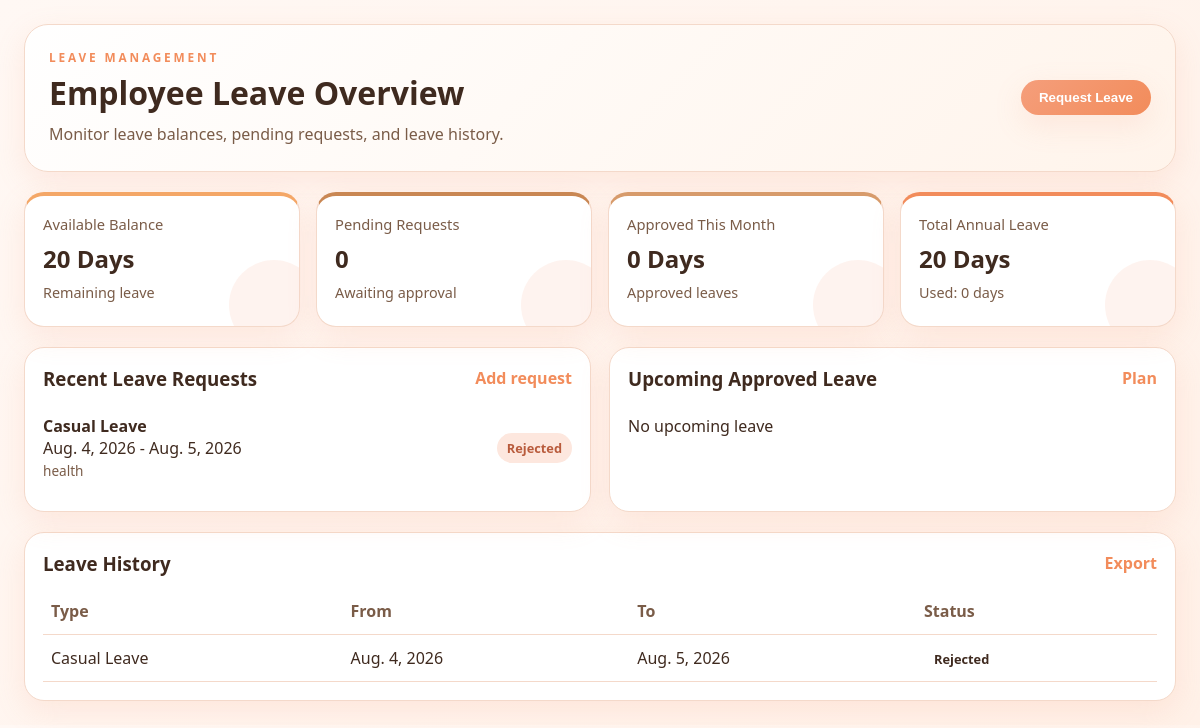
Before: /leave/ (signed in) with the older database file.
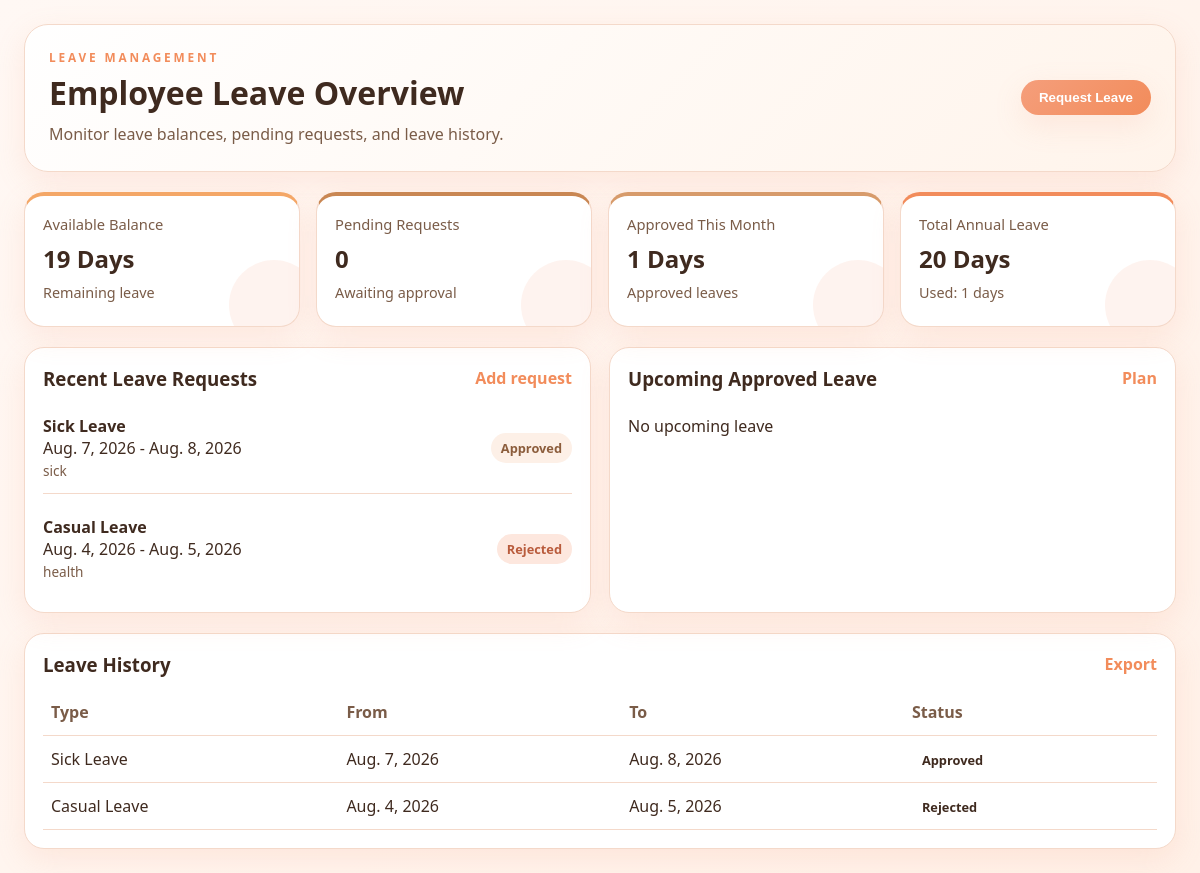
After: the same page with the newer database file.
### leave_management/models.py (models this page shows, shortened)
class LeaveRequest(models.Model):
    LEAVE_TYPE_CHOICES = [
        ('Casual Leave', 'Casual Leave'),
        ('Sick Leave', 'Sick Leave'),
        ('Personal Leave', 'Personal Leave'),
        ('Annual Leave', 'Annual Leave'),
        ('Festival Leave', 'Festival Leave'),
    ]
    STATUS_CHOICES = [
        ('Pending', 'Pending'),
        ('Approved', 'Approved'),
        ('Rejected', 'Rejected'),
        ('In Review', 'In Review'),
    ]
    employee = models.ForeignKey(
        settings.AUTH_USER_MODEL,
        on_delete=models.CASCADE,
        related_name="leave_requests"
    )
    leave_type = models.CharField(
        max_length=50,
        choices=LEAVE_TYPE_CHOICES
    )
    from_date = models.DateField()
    to_date = models.DateField()
    total_days = models.PositiveIntegerField(
        default=1
    )
    description = models.TextField(
        blank=True,
        null=True
    )
    attachment = models.FileField(
        upload_to="leave_attachments/",
        blank=True,
        null=True
    )
    status = models.CharField(
        max_length=20,
        choices=STATUS_CHOICES,
        default="Pending"
    )
    applied_on = models.DateTimeField(
        default=timezone.now
    )
    created_at = models.DateTimeField(
        auto_now_add=True
    )
    updated_at = models.DateTimeField(
        auto_now=True
    )
    class Meta:
        ordering = [
            '-applied_on'
        ]
        verbose_name = "Leave Request"
        verbose_name_plural = "Leave Requests"

### leave_management/views.py (the view)
@login_required(login_url="login")
def leave_dashboard(request):
    leaves = LeaveRequest.objects.filter(
        employee=request.user
    ).order_by("-applied_on")
    pending_count = leaves.filter(
        status="Pending"
    ).count()
    approved_count = leaves.filter(
        status="Approved"
    ).count()
    rejected_count = leaves.filter(
        status="Rejected"
    ).count()
    total_leave = 20
    used_leave = approved_count
    available_leave = total_leave - used_leave
    if request.method == "POST":
        form = LeaveRequestForm(
            request.POST,
            request.FILES
        )
        if form.is_valid():
            leave = form.save(commit=False)
            leave.employee = request.user
            leave.status = "Pending"
            leave.save()
            messages.success(
                request,
                "Leave request submitted successfully."
            )
            return redirect("leave_dashboard")
    else:
        form = LeaveRequestForm()
    context = {
        "leaves": leaves,
        "form": form,
        "pending_count": pending_count,
        "approved_count": approved_count,
        "rejected_count": rejected_count,
        "available_leave": available_leave,
        "used_leave": used_leave,
        "total_leave": total_leave,
    }
    return render(
        request,
        "leave_management/leave_dashboard.html",
        context
    )

### leave_management/templates/leave_management/leave_dashboard.html (shortened to what this page needs)
{% load static %}
<!DOCTYPE html>
<html lang="en">
<head>
<link rel="stylesheet" href="{% static 'leave_management/css/style.css' %}">
</head>
<body>
<div class="page-shell">
<header class="topbar">
<div>
<p class="eyebrow">Leave Management</p>
<h1>Employee Leave Overview</h1>
<p class="subtitle">
Monitor leave balances, pending requests, and leave history.
</p>
</div>
<button class="primary-btn" onclick="openLeaveForm()">
Request Leave
</button>
</header>
<section class="stats-grid">
<div class="stat-card accent-blue">
<p class="label">Available Balance</p>
<h2>{{ available_leave }} Days</h2>
<span class="meta">Remaining leave</span>
</div>
<div class="stat-card accent-green">
<p class="label">Pending Requests</p>
<h2>{{ pending_count }}</h2>
<span class="meta">Awaiting approval</span>
</div>
<div class="stat-card accent-purple">
<p class="label">Approved This Month</p>
<h2>{{ approved_count }} Days</h2>
<span class="meta">Approved leaves</span>
</div>
<div class="stat-card accent-orange">
<p class="label">Total Annual Leave</p>
<h2>{{ total_leave }} Days</h2>
<span class="meta">Used: {{ used_leave }} days</span>
</div>
</section>
<section class="content-grid">
<div class="panel-card">
<div class="panel-head">
<h3>Recent Leave Requests</h3>
<a href="#" onclick="openLeaveForm()">Add request</a>
</div>
<ul class="request-list">
{% for leave in leaves %}
<li>
<div>
<strong>{{ leave.leave_type }}</strong>
<p>
{{ leave.from_date }} - {{ leave.to_date }}
</p>
{% if leave.description %}
<small>{{ leave.description }}</small>
{% endif %}
</div>
<span class="status {{ leave.status|lower }}">
{{ leave.status }}
</span>
</li>
{% empty %}
<li>No leave requests found</li>
{% endfor %}
</ul>
</div>
<div class="panel-card">
<div class="panel-head">
<h3>Upcoming Approved Leave</h3>
<a href="#">Plan</a>
</div>
<ul class="request-list">
{% for leave in approved_leaves %}
<li>
<div>
<strong>{{ leave.leave_type }}</strong>
<p>
{{ leave.from_date }} - {{ leave.to_date }}
</p>
</div>
<span class="status approved">
Approved
</span>
</li>
{% empty %}
<li>No upcoming leave</li>
{% endfor %}
</ul>
</div>
</section>
<section class="history-card">
<div class="panel-head">
<h3>Leave History</h3>
<a href="#">Export</a>
</div>
<table>
<thead>
<tr>
<th>Type</th>
<th>From</th>
<th>To</th>
<th>Status</th>
</tr>
</thead>
<tbody>
{% for leave in leaves %}
<tr>
<td>{{ leave.leave_type }}</td>
<td>{{ leave.from_date }}</td>
<td>{{ leave.to_date }}</td>
<td>
<span class="status">
{{ leave.status }}
</span>
</td>
</tr>
{% empty %}
<tr>
<td colspan="4">
No records found
</td>
</tr>
{% endfor %}
</tbody>
</table>
</section>
</div>
</body>
</html>

Changed rows visible on the page:
added LeaveRequest: leave_type "Sick Leave", from_date "Aug. 7, 2026", to_date "Aug. 8, 2026", description "sick", status "Approved"
Other visible differences:
{{ available_leave }}: "20" → "19"
{{ approved_count }}: "0" → "1"
{{ used_leave }}: "0" → "1"
